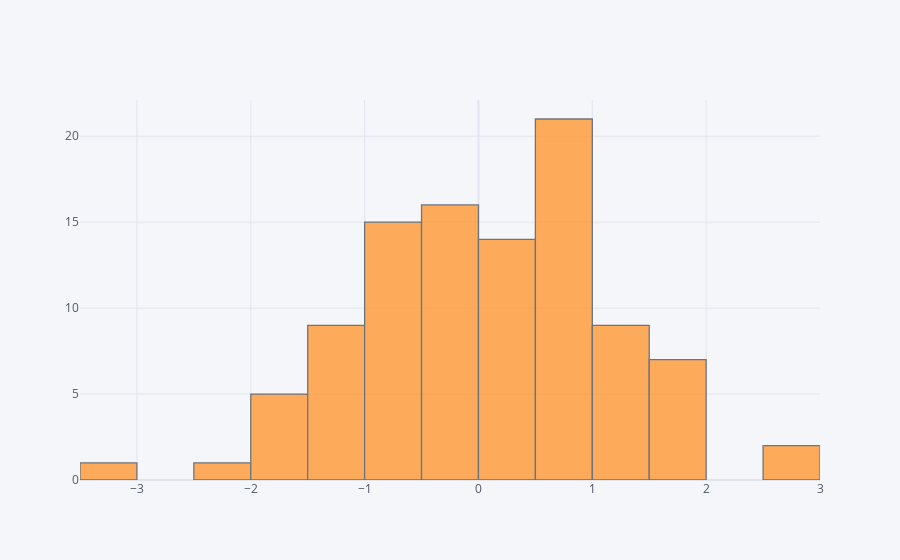

The notebook cell saved with this chart:
### Markdown cell above
## histogram

### Code cell
df['A'].iplot(kind='hist',bins=25)

### Figure 1 — Plotly figure (JSON) as saved in the notebook; plotly's stock layout.template omitted (floating-point values rounded to 4 significant figures)
{"data": [{"histfunc": "count", "histnorm": "", "marker": {"color": "rgba(255, 153, 51, 1.0)", "line": {"color": "#4D5663", "width": 1.3}}, "name": "A", "nbinsx": 25, "opacity": 0.8, "orientation": "v", "type": "histogram", "x": [0.4626, -0.3978, 0.4513, -0.1359, 0.8666, 0.6915, 0.2879, 0.8635, 1.064, 1.025, -0.3171, 0.8118, 1.273, -0.0475, 1.621, 0.7432, -0.7541, -1.179, 0.5555, 0.9645, 0.8649, -0.5549, -0.6219, -0.7195, -1.802, -0.2668, 2.724, 0.6156, 0.00758, 1.129, 1.587, -0.9189, 1.473, -0.483, -1.33, 1.246, -1.098, 1.181, 0.544, 0.5677, -0.7882, -0.32, -1.277, -0.7433, -1.142, -0.5475, -3.222, -0.2511, -1.78, 0.6438, -0.5238, -0.682, 1.818, 0.4391, -0.578, -0.4957, 1.574, -0.4849, -0.03058, -0.716, 0.3816, -0.4643, 1.022, -0.3047, 0.5854, -0.8103, 0.8199, -1.835, -0.446, 1.602, 0.2227, 1.972, 0.03055, 1.575, 0.6799, 0.2055, 0.28, -1.256, -1.439, 0.6978, -0.6871, 0.03376, -0.07696, 1.106, -1.401, -1.514, -1.095, -0.0935, -2.074, -0.6539, 2.749, 0.9276, 0.3201, 0.6253, 0.6897, -1.534, 0.6488, 0.095, 0.7804, 0.1025]}], "layout": {"barmode": "overlay", "legend": {"bgcolor": "#F5F6F9", "font": {"color": "#4D5663"}}, "paper_bgcolor": "#F5F6F9", "plot_bgcolor": "#F5F6F9", "title": {"font": {"color": "#4D5663"}}, "xaxis": {"gridcolor": "#E1E5ED", "showgrid": true, "tickfont": {"color": "#4D5663"}, "title": {"font": {"color": "#4D5663"}, "text": ""}, "zerolinecolor": "#E1E5ED"}, "yaxis": {"gridcolor": "#E1E5ED", "showgrid": true, "tickfont": {"color": "#4D5663"}, "title": {"font": {"color": "#4D5663"}, "text": ""}, "zerolinecolor": "#E1E5ED"}}}
